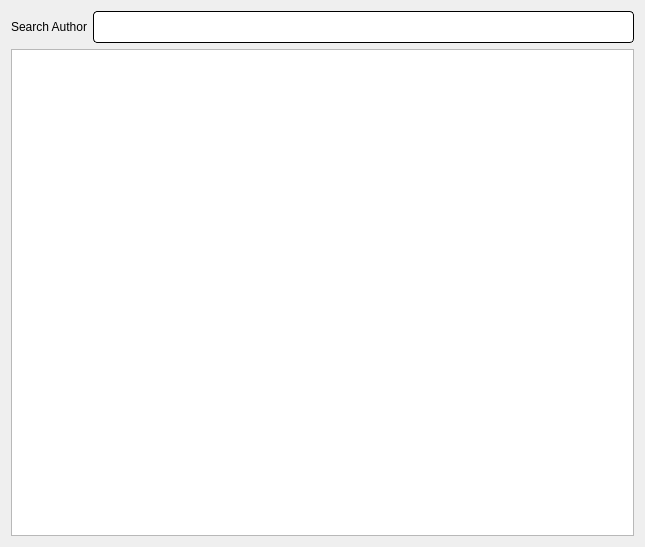
<?xml version="1.0" encoding="UTF-8"?>
<ui version="4.0">
 <class>authorsList</class>
 <widget class="QDialog" name="authorsList">
  <property name="geometry">
   <rect>
    <x>0</x>
    <y>0</y>
    <width>645</width>
    <height>547</height>
   </rect>
  </property>
  <property name="windowTitle">
   <string>Dialog</string>
  </property>
  <layout class="QVBoxLayout" name="verticalLayout_2">
   <item>
    <layout class="QVBoxLayout" name="verticalLayout">
     <item>
      <layout class="QHBoxLayout" name="horizontalLayout">
       <item>
        <widget class="QLabel" name="label_9">
         <property name="styleSheet">
          <string notr="true">font: 10pt &quot;Comic Sans MS&quot;;
color: rgb(0, 0, 0);</string>
         </property>
         <property name="text">
          <string>Search Author</string>
         </property>
        </widget>
       </item>
       <item>
        <widget class="QLineEdit" name="value">
         <property name="styleSheet">
          <string notr="true">QLineEdit{
	background-color: rgb(255, 255, 255);
	 border: 1px  solid;
     border-radius: 4px;
	font: 24px
}</string>
         </property>
        </widget>
       </item>
      </layout>
     </item>
     <item>
      <widget class="QTableView" name="authorTableView">
       <property name="styleSheet">
        <string notr="true">QHeaderView::section { background-color: #4f85e2; font: solid}</string>
       </property>
       <property name="selectionMode">
        <enum>QAbstractItemView::SingleSelection</enum>
       </property>
       <property name="selectionBehavior">
        <enum>QAbstractItemView::SelectRows</enum>
       </property>
       <attribute name="verticalHeaderVisible">
        <bool>false</bool>
       </attribute>
      </widget>
     </item>
    </layout>
   </item>
  </layout>
 </widget>
 <resources/>
 <connections/>
</ui>
